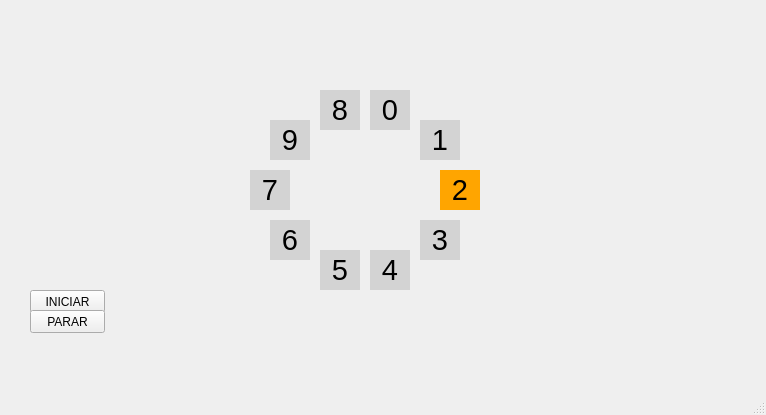
<?xml version="1.0" encoding="UTF-8"?>
<ui version="4.0">
 <class>MainWindow</class>
 <widget class="QMainWindow" name="MainWindow">
  <property name="geometry">
   <rect>
    <x>0</x>
    <y>0</y>
    <width>766</width>
    <height>415</height>
   </rect>
  </property>
  <property name="windowTitle">
   <string>Prototipo 3 - Detección de intención</string>
  </property>
  <property name="styleSheet">
   <string notr="true">QLabel { background: lightgray }</string>
  </property>
  <widget class="QWidget" name="centralWidget">
   <widget class="QPushButton" name="b_inicio">
    <property name="geometry">
     <rect>
      <x>30</x>
      <y>290</y>
      <width>75</width>
      <height>23</height>
     </rect>
    </property>
    <property name="text">
     <string>INICIAR</string>
    </property>
   </widget>
   <widget class="QPushButton" name="b_parada">
    <property name="geometry">
     <rect>
      <x>30</x>
      <y>310</y>
      <width>75</width>
      <height>23</height>
     </rect>
    </property>
    <property name="text">
     <string>PARAR</string>
    </property>
   </widget>
   <widget class="QLabel" name="label_e">
    <property name="geometry">
     <rect>
      <x>420</x>
      <y>120</y>
      <width>40</width>
      <height>40</height>
     </rect>
    </property>
    <property name="font">
     <font>
      <pointsize>22</pointsize>
     </font>
    </property>
    <property name="text">
     <string>1</string>
    </property>
    <property name="alignment">
     <set>Qt::AlignCenter</set>
    </property>
   </widget>
   <widget class="QLabel" name="label_a">
    <property name="geometry">
     <rect>
      <x>440</x>
      <y>170</y>
      <width>40</width>
      <height>40</height>
     </rect>
    </property>
    <property name="font">
     <font>
      <pointsize>22</pointsize>
     </font>
    </property>
    <property name="styleSheet">
     <string notr="true">background-color:orange</string>
    </property>
    <property name="text">
     <string>2</string>
    </property>
    <property name="alignment">
     <set>Qt::AlignCenter</set>
    </property>
   </widget>
   <widget class="QLabel" name="label_o">
    <property name="geometry">
     <rect>
      <x>420</x>
      <y>220</y>
      <width>40</width>
      <height>40</height>
     </rect>
    </property>
    <property name="font">
     <font>
      <pointsize>22</pointsize>
     </font>
    </property>
    <property name="text">
     <string>3</string>
    </property>
    <property name="alignment">
     <set>Qt::AlignCenter</set>
    </property>
   </widget>
   <widget class="QLabel" name="label_s">
    <property name="geometry">
     <rect>
      <x>370</x>
      <y>250</y>
      <width>40</width>
      <height>40</height>
     </rect>
    </property>
    <property name="font">
     <font>
      <pointsize>22</pointsize>
     </font>
    </property>
    <property name="text">
     <string>4</string>
    </property>
    <property name="alignment">
     <set>Qt::AlignCenter</set>
    </property>
   </widget>
   <widget class="QLabel" name="label_r">
    <property name="geometry">
     <rect>
      <x>320</x>
      <y>250</y>
      <width>40</width>
      <height>40</height>
     </rect>
    </property>
    <property name="font">
     <font>
      <pointsize>22</pointsize>
     </font>
    </property>
    <property name="text">
     <string>5</string>
    </property>
    <property name="alignment">
     <set>Qt::AlignCenter</set>
    </property>
   </widget>
   <widget class="QLabel" name="label_n">
    <property name="geometry">
     <rect>
      <x>270</x>
      <y>220</y>
      <width>40</width>
      <height>40</height>
     </rect>
    </property>
    <property name="font">
     <font>
      <pointsize>22</pointsize>
     </font>
    </property>
    <property name="text">
     <string>6</string>
    </property>
    <property name="alignment">
     <set>Qt::AlignCenter</set>
    </property>
   </widget>
   <widget class="QLabel" name="label_i">
    <property name="geometry">
     <rect>
      <x>250</x>
      <y>170</y>
      <width>40</width>
      <height>40</height>
     </rect>
    </property>
    <property name="font">
     <font>
      <pointsize>22</pointsize>
     </font>
    </property>
    <property name="text">
     <string>7</string>
    </property>
    <property name="alignment">
     <set>Qt::AlignCenter</set>
    </property>
   </widget>
   <widget class="QLabel" name="label_d">
    <property name="geometry">
     <rect>
      <x>320</x>
      <y>90</y>
      <width>40</width>
      <height>40</height>
     </rect>
    </property>
    <property name="font">
     <font>
      <pointsize>22</pointsize>
     </font>
    </property>
    <property name="text">
     <string>8</string>
    </property>
    <property name="alignment">
     <set>Qt::AlignCenter</set>
    </property>
   </widget>
   <widget class="QLabel" name="label_l">
    <property name="geometry">
     <rect>
      <x>270</x>
      <y>120</y>
      <width>40</width>
      <height>40</height>
     </rect>
    </property>
    <property name="font">
     <font>
      <pointsize>22</pointsize>
     </font>
    </property>
    <property name="text">
     <string>9</string>
    </property>
    <property name="alignment">
     <set>Qt::AlignCenter</set>
    </property>
   </widget>
   <widget class="QLabel" name="label_c">
    <property name="geometry">
     <rect>
      <x>370</x>
      <y>90</y>
      <width>40</width>
      <height>40</height>
     </rect>
    </property>
    <property name="font">
     <font>
      <pointsize>22</pointsize>
     </font>
    </property>
    <property name="text">
     <string>0</string>
    </property>
    <property name="alignment">
     <set>Qt::AlignCenter</set>
    </property>
   </widget>
  </widget>
  <widget class="QStatusBar" name="statusBar"/>
 </widget>
 <layoutdefault spacing="6" margin="11"/>
 <tabstops>
  <tabstop>b_inicio</tabstop>
  <tabstop>b_parada</tabstop>
 </tabstops>
 <resources/>
 <connections/>
</ui>
